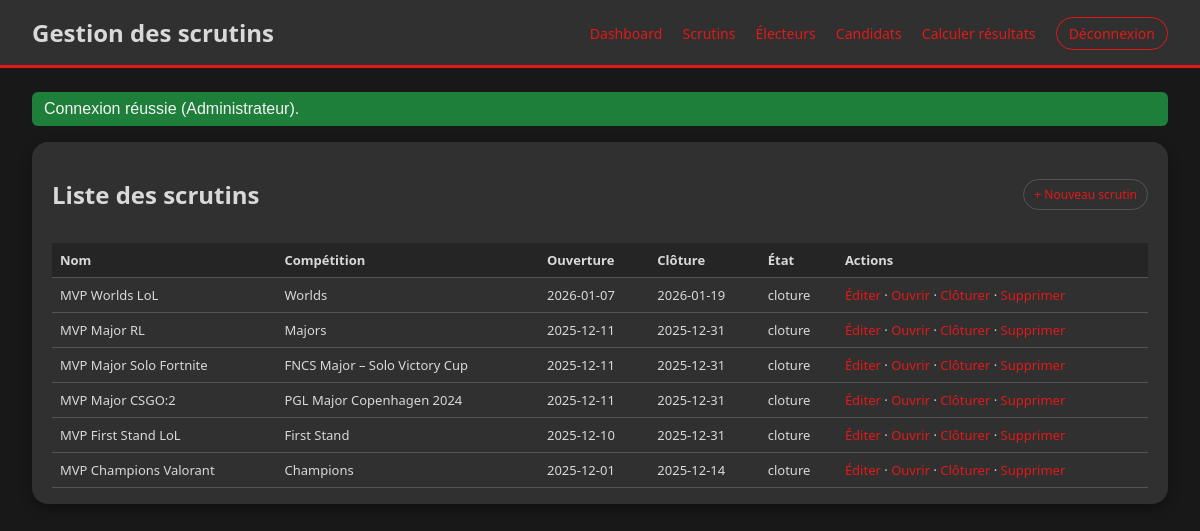
Page /admin/scrutins.php (signed in) on the earlier database version.
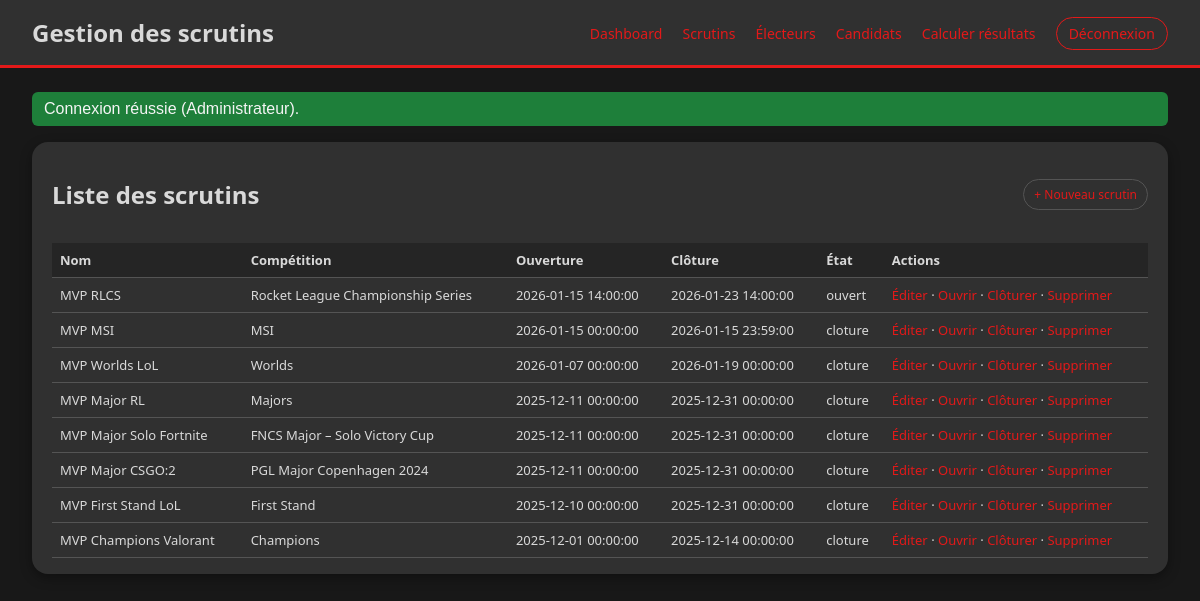
Same page on the later database version.
### tables this page shows
CREATE TABLE IF NOT EXISTS `scrutin` (
  `idscrutin` int NOT NULL AUTO_INCREMENT,
  `nom_scrutin` varchar(45) NOT NULL,
  `date_ouverture` datetime NOT NULL,
  `date_cloture` datetime NOT NULL,
  `etat_scrutin` varchar(45) NOT NULL,
  `idadmin` int NOT NULL,
  `idcompetition` int NOT NULL,
  PRIMARY KEY (`idscrutin`),
  KEY `fk_scrutin_admin` (`idadmin`),
  KEY `fk_scrutin_compet` (`idcompetition`)
);

CREATE TABLE IF NOT EXISTS `competition` (
  `idcompetition` int NOT NULL AUTO_INCREMENT,
  `nom_compet` varchar(255) NOT NULL,
  `date_debut` date NOT NULL,
  `date_fin` date NOT NULL,
  `statut` varchar(45) NOT NULL,
  `idadmin` int NOT NULL,
  `idjeu` int NOT NULL,
  PRIMARY KEY (`idcompetition`),
  KEY `fk_compet_admin` (`idadmin`),
  KEY `fk_compet_jeu` (`idjeu`)
);

### admin/scrutins.php (the view, shortened to what this page needs)
<?php
$connexion = dbconnect();
$sql = "SELECT s.*, c.nom_compet
        FROM scrutin s
        JOIN competition c ON c.idcompetition = s.idcompetition
        ORDER BY s.date_ouverture DESC";
$stmt = $connexion->query($sql);
$scrutins = $stmt->fetchAll(PDO::FETCH_ASSOC);
?>
<!DOCTYPE html>
<html lang="fr">
<head>
    <link rel="stylesheet" href="admin.css">
</head>
<body>
    <header class="admin-header">
        <h1>Gestion des scrutins</h1>
        <nav>
            <a href="index.php">Dashboard</a>
            <a href="scrutins.php">Scrutins</a>
            <a href="electeurs.php">Électeurs</a>
            <a href="candidats.php">Candidats</a>
            <a href="resultats_calcul.php">Calculer résultats</a>
            <a href="../index.php?disconnect=1" class="btn-logout">Déconnexion</a>
        </nav>
    </header>
    <main class="admin-main">
        <?php
        if (!empty($_SESSION['flash_message'])): ?>
            <div class="flash flash-success">
                <?= htmlspecialchars($_SESSION['flash_message']) ?>
            </div>
        <?php endif; ?>
        <div class="panel">
            <div class="panel-header">
                <h2>Liste des scrutins</h2>
                <a href="scrutin_form.php" class="btn-small">+ Nouveau scrutin</a>
            </div>
            <?php if (count($scrutins) === 0): ?>
                <p>Aucun scrutin pour le moment.</p>
            <?php else: ?>
                <table class="table-scrutins">
                    <thead>
                        <tr>
                            <th>Nom</th>
                            <th>Compétition</th>
                            <th>Ouverture</th>
                            <th>Clôture</th>
                            <th>État</th>
                            <th>Actions</th>
                        </tr>
                    </thead>
                    <tbody>
                        <?php foreach ($scrutins as $s): ?>
                            <tr>
                                <td><?= htmlspecialchars($s['nom_scrutin']) ?></td>
                                <td><?= htmlspecialchars($s['nom_compet']) ?></td>
                                <td><?= htmlspecialchars($s['date_ouverture']) ?></td>
                                <td><?= htmlspecialchars($s['date_cloture']) ?></td>
                                <td><?= htmlspecialchars($s['etat_scrutin']) ?></td>
                                <td>
                                    <a href="scrutin_form.php?id=<?= $s['idscrutin'] ?>">Éditer</a> ·
                                    <a href="scrutin_action.php?id=<?= $s['idscrutin'] ?>&action=ouvrir">Ouvrir</a> ·
                                    <a href="scrutin_action.php?id=<?= $s['idscrutin'] ?>&action=cloturer">Clôturer</a> ·
                                    <a href="scrutin_action.php?id=<?= $s['idscrutin'] ?>&action=supprimer"
                                        onclick="return confirm('Supprimer ce scrutin ?');">Supprimer</a>
                                </td>
                            </tr>
                        <?php endforeach; ?>
                    </tbody>
                </table>
            <?php endif; ?>
        </div>
    </main>
</body>
</html>

Differences in the rows shown:
added scrutin: nom_scrutin "MVP RLCS", idcompetition.nom_compet "Rocket League Championship Series", date_ouverture "2026-01-15 14:00:00", date_cloture "2026-01-23 14:00:00", etat_scrutin "ouvert"
added scrutin: nom_scrutin "MVP MSI", idcompetition.nom_compet "MSI", date_ouverture "2026-01-15 00:00:00", date_cloture "2026-01-15 23:59:00", etat_scrutin "cloture"
changed scrutin "MVP Worlds LoL": date_ouverture "2026-01-07" → "2026-01-07 00:00:00"; date_cloture "2026-01-19" → "2026-01-19 00:00:00"
changed scrutin "MVP Major RL": date_ouverture "2025-12-11" → "2025-12-11 00:00:00"; date_cloture "2025-12-31" → "2025-12-31 00:00:00"
changed scrutin "MVP Major Solo Fortnite": date_ouverture "2025-12-11" → "2025-12-11 00:00:00"; date_cloture "2025-12-31" → "2025-12-31 00:00:00"
changed scrutin "MVP Major CSGO:2": date_ouverture "2025-12-11" → "2025-12-11 00:00:00"; date_cloture "2025-12-31" → "2025-12-31 00:00:00"
changed scrutin "MVP First Stand LoL": date_ouverture "2025-12-10" → "2025-12-10 00:00:00"; date_cloture "2025-12-31" → "2025-12-31 00:00:00"
changed scrutin "MVP Champions Valorant": date_ouverture "2025-12-01" → "2025-12-01 00:00:00"; date_cloture "2025-12-14" → "2025-12-14 00:00:00"
